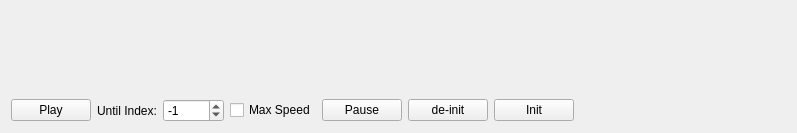
<?xml version="1.0" encoding="UTF-8"?>
<ui version="4.0">
 <class>Form</class>
 <widget class="QWidget" name="Form">
  <property name="geometry">
   <rect>
    <x>0</x>
    <y>0</y>
    <width>797</width>
    <height>133</height>
   </rect>
  </property>
  <property name="windowTitle">
   <string>Form</string>
  </property>
  <layout class="QVBoxLayout" name="verticalLayout">
   <item>
    <spacer name="verticalSpacer">
     <property name="orientation">
      <enum>Qt::Vertical</enum>
     </property>
     <property name="sizeHint" stdset="0">
      <size>
       <width>20</width>
       <height>40</height>
      </size>
     </property>
    </spacer>
   </item>
   <item>
    <layout class="QHBoxLayout" name="horizontalLayout_2">
     <item>
      <widget class="QPushButton" name="debug_play_button">
       <property name="text">
        <string>Play</string>
       </property>
       <property name="icon">
        <iconset resource="../../../../../iconset/ecalicons.qrc">
         <normaloff>:/ecalicons/START</normaloff>:/ecalicons/START</iconset>
       </property>
      </widget>
     </item>
     <item>
      <widget class="QLabel" name="label">
       <property name="text">
        <string>Until Index:</string>
       </property>
      </widget>
     </item>
     <item>
      <widget class="QSpinBox" name="play_until_spinbox">
       <property name="minimum">
        <number>-10</number>
       </property>
       <property name="maximum">
        <number>99999</number>
       </property>
       <property name="value">
        <number>-1</number>
       </property>
      </widget>
     </item>
     <item>
      <widget class="QCheckBox" name="infinite_speed_checkbox">
       <property name="text">
        <string>Max Speed</string>
       </property>
      </widget>
     </item>
     <item>
      <widget class="QPushButton" name="debug_pause_button">
       <property name="text">
        <string>Pause</string>
       </property>
       <property name="icon">
        <iconset resource="../../../../../iconset/ecalicons.qrc">
         <normaloff>:/ecalicons/PAUSE</normaloff>:/ecalicons/PAUSE</iconset>
       </property>
      </widget>
     </item>
     <item>
      <widget class="QPushButton" name="debug_deinit_button">
       <property name="text">
        <string>de-init</string>
       </property>
      </widget>
     </item>
     <item>
      <widget class="QPushButton" name="debug_init_button">
       <property name="text">
        <string>Init</string>
       </property>
      </widget>
     </item>
     <item>
      <spacer name="horizontalSpacer_7">
       <property name="orientation">
        <enum>Qt::Horizontal</enum>
       </property>
       <property name="sizeHint" stdset="0">
        <size>
         <width>40</width>
         <height>20</height>
        </size>
       </property>
      </spacer>
     </item>
    </layout>
   </item>
  </layout>
 </widget>
 <resources>
  <include location="../../../../../iconset/ecalicons.qrc"/>
 </resources>
 <connections/>
</ui>
